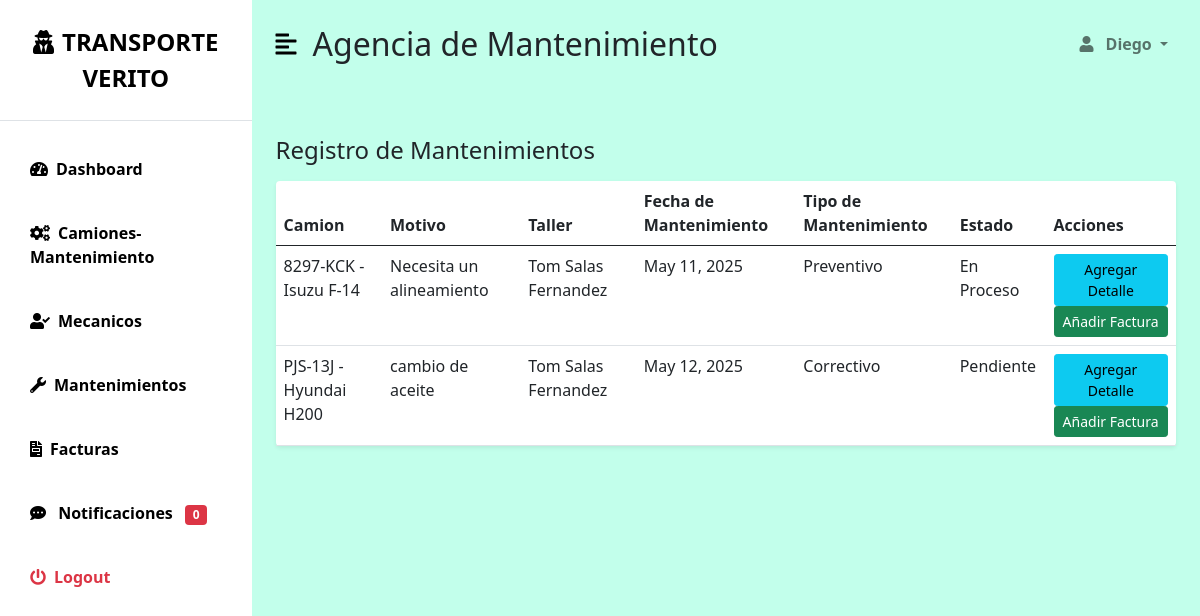
/Mantenimientos/ (signed in), run on the app's committed database.
### myapp/models.py (models this page shows, shortened)
class User(AbstractUser):
    dni = models.CharField(max_length=8, unique=True, verbose_name="DNI")
    phone = models.CharField(max_length=15, blank=True, null=True, verbose_name="Teléfono")
    empresa = models.ForeignKey(Empresa, on_delete=models.CASCADE, verbose_name="Empresa", null=True, blank=True)
    class Meta:
        verbose_name = "Usuario"
        verbose_name_plural = "Usuarios"
    def has_role(self, role_name):
        return self.groups.filter(name=role_name).exists()

class Mantenimiento(models.Model):
    motivo = models.OneToOneField(MotivoMantenimiento, on_delete=models.CASCADE)
    camion = models.ForeignKey(Camion,on_delete=models.CASCADE)
    taller = models.ForeignKey(Mecanico,on_delete=models.CASCADE)
    fecha_mantenimiento = models.DateField()
    tipo_mantenimiento = models.CharField(max_length=50,choices=TIPOS_MANTENIMIENTO)  # Preventivo, Correctivo, etc.
    estado_mantenimiento = models.CharField(max_length=20, choices=ESTADOS_MANTENIMIENTO, default='Pendiente')

class Camion(models.Model):
    foto_camion = models.ImageField(upload_to = 'camiones/')
    placa = models.CharField(max_length=10, unique=True, validators=[RegexValidator(regex=r'^[A-Z0-9-]+$', message="Formato inválido de placa.")])
    marca = models.CharField(max_length=50, choices=MARCAS_CAMIONES)
    modelo = models.CharField(max_length=50)
    year_fabricacion = models.PositiveIntegerField(validators=[MinValueValidator(1900), MaxValueValidator(date.today().year)])
    capacidad_carga = models.DecimalField(max_digits=5, decimal_places=2, default=Decimal("0.00"))
    tipo_camion = models.CharField(max_length=50, choices=TIPOS_CAMION)
    estado_operativo = models.CharField(max_length=25, choices=ESTADO_OPERATIVO_CHOICES, default='Activo')
    fecha_adquisicion = models.DateField(default=date.today)  # Fecha actual por defecto
    propietario_vehiculo = models.CharField(max_length=100, default="Desconocido")
    rendimiento_combustible = models.DecimalField(max_digits=5, decimal_places=2, default=Decimal("0.00"))
    empresa_propietaria = models.ForeignKey(Empresa,on_delete=models.CASCADE,related_name="camiones_empresa")
    notas = models.TextField(null=True, blank=True)
    def __str__(self):
       return f"{self.placa} - {self.marca} {self.modelo}"

class MotivoMantenimiento(models.Model):
    camion = models.ForeignKey(Camion, on_delete=models.CASCADE, related_name="motivos_mantenimiento")
    motivo = models.TextField()
    fecha_registro = models.DateTimeField(auto_now_add=True)

class Mecanico(models.Model):
    nombres = models.CharField(max_length=100)
    apellidos = models.CharField(max_length=100)
    telefono = models.CharField(max_length=9)
    foto = models.ImageField(upload_to='mecanicos/', null=True, blank=True)
    def __str__(self):
        return f"{self.nombres} {self.apellidos}"

### myapp/views.py (the view)
        def _wrapped_view(request, *args, **kwargs):
            if not request.user.is_authenticated or not request.user.has_role(role_name):
                raise PermissionDenied
            return view_func(request, *args, **kwargs)

### myapp/context_processors.py (called while the page is built)
def notificaciones(request):
    if request.user.is_authenticated:
        notificaciones_no_leidas = Notificacion.objects.filter(usuario=request.user, leido=False).count()
    else:
        notificaciones_no_leidas = 0
    return {'notificaciones_no_leidas': notificaciones_no_leidas}

### myapp/views.py (called while the page is built)
def role_required(role_name):
    def decorator(view_func):
        def _wrapped_view(request, *args, **kwargs):
            if not request.user.is_authenticated or not request.user.has_role(role_name):
                raise PermissionDenied
            return view_func(request, *args, **kwargs)
        return _wrapped_view
    return decorator

@login_required
@role_required('mantenimiento')
def ListarMantenimientos(request):
    mantenimiento = Mantenimiento.objects.all()
    return render(request,'S_MANTENIMIENTO/Mantenimiento/lista_mantenimiento.html',
                  {
                      'mantenimiento':mantenimiento
                  })

### templates/S_MANTENIMIENTO/Mantenimiento/lista_mantenimiento.html (shortened to what this page needs)
{% extends 'bases/base_mantenimiento.html' %}  {% block page_title %} Agencia de Mantenimiento
{%endblock %} {% block content %}
<div class="row my-5">
  <h3 class="fs-4 mb-3">Registro de Mantenimientos</h3>
  <div class="col">
    <table class="table bg-white rounded shadow-sm table-hover">
      <thead>
        <tr>
          <th>Camion</th>
          <th>Motivo</th>
          <th>Taller</th>
          <th>Fecha de Mantenimiento</th>
          <th>Tipo de Mantenimiento</th>
          <th>Estado</th>
          <th>Acciones</th>
        </tr>
      </thead>
      <tbody>
        {% for mantenimiento in mantenimiento %}
        <tr>
          <td>{{ mantenimiento.camion }}</td>
          <td>{{ mantenimiento.motivo.motivo }}</td>
          <td>{{ mantenimiento.taller }}</td>
          <td>{{ mantenimiento.fecha_mantenimiento }}</td>
          <td>{{ mantenimiento.tipo_mantenimiento }}</td>
          <td>{{ mantenimiento.estado_mantenimiento }}</td>
          <td>
            <a
              href="{%url 'crear_mantenimiento_detalle' mantenimiento.id %}"
              class="btn btn-info btn-sm"
              aria-label="Mostrar detalles"
            >
              Agregar Detalle
            </a>
            <a
              href="{% url 'factura_crear' mantenimiento.id %}"
              class="btn btn-success btn-sm"
            >
              Añadir Factura
            </a>
          </td>
        </tr>
        {% empty %}
        <tr>
          <td colspan="9">No hay mantenimientos registrados.</td>
        </tr>
        {% endfor %}
      </tbody>
    </table>
  </div>
</div>
{% endblock %}

### templates/bases/base_mantenimiento.html (shortened to what this page needs)
<!DOCTYPE html>
<html lang="es">
  <head>
    <link
      href="https://cdn.jsdelivr.net/npm/bootstrap@5.0.0-beta3/dist/css/bootstrap.min.css"
      rel="stylesheet"
    />
    <link
      rel="stylesheet"
      href="https://cdnjs.cloudflare.com/ajax/libs/font-awesome/5.15.3/css/all.min.css"
    />
    {% load static %}
    <link
      rel="stylesheet"
      href="{% static 'css/dashboard.css' %}?v={{ timestamp }}"
    />
  </head>
  <body>
    <div class="d-flex" id="wrapper">
      <div class="bg-white" id="sidebar-wrapper">
        <div
          class="sidebar-heading text-center py-4 primary-text fs-4 fw-bold text-uppercase border-bottom"
        >
          <i class="fas fa-user-secret me-2"></i>TRANSPORTE VERITO
        </div>
        <div class="list-group list-group-flush my-3">
          <a
            href="{% url 'role_page' 'mantenimiento' %}"
            class="list-group-item list-group-item-action bg-transparent second-text active"
          >
            <i class="fas fa-tachometer-alt me-2"></i>Dashboard
          </a>
          <a
            href="{% url 'camiones_en_mantenimiento' %}"
            class="list-group-item list-group-item-action bg-transparent second-text fw-bold"
          >
            <i class="fas fa-cogs me-2"></i>Camiones-Mantenimiento
          </a>
          <a
            href="{%url 'addmecanico'%}"
            class="list-group-item list-group-item-action bg-transparent second-text fw-bold"
            ><i class="fas fa-user-check me-2"></i>Mecanicos</a
          >
          <a
            href="{% url 'listar_mantenimientos' %}"
            class="list-group-item list-group-item-action bg-transparent second-text fw-bold"
          >
            <i class="fas fa-wrench me-2"></i>Mantenimientos
          </a>
          <a
            href="{% url 'lista_facturas' %}"
            class="list-group-item list-group-item-action bg-transparent second-text fw-bold"
          >
            <i class="fas fa-file-invoice me-2"></i>Facturas
          </a>
          <a
            href="{% url 'lista_notificaciones' %}"
            class="list-group-item list-group-item-action bg-transparent second-text fw-bold"
          >
            <i class="fas fa-comment-dots me-2"></i> Notificaciones
            <span class="badge bg-danger ms-2"
              >{{ notificaciones_no_leidas }}</span
            >
          </a>
          <a
            href="{% url 'logout' %}"
            class="list-group-item list-group-item-action bg-transparent text-danger fw-bold"
          >
            <i class="fas fa-power-off me-2"></i>Logout
          </a>
        </div>
      </div>
      <div id="page-content-wrapper">
        <nav
          class="navbar navbar-expand-lg navbar-light bg-transparent py-4 px-4"
        >
          <div class="d-flex align-items-center">
            <i
              class="fas fa-align-left primary-text fs-4 me-3"
              id="menu-toggle"
            ></i>
            <h2 class="fs-2 m-0">
              {% block page_title %}Panel de Control{% endblock %}
            </h2>
          </div>
          <div class="collapse navbar-collapse" id="navbarSupportedContent">
            <ul class="navbar-nav ms-auto mb-2 mb-lg-0">
              <li class="nav-item dropdown">
                <a
                  class="nav-link dropdown-toggle second-text fw-bold"
                  href="#"
                  id="navbarDropdown"
                  role="button"
                  data-bs-toggle="dropdown"
                  aria-expanded="false"
                >
                  <i class="fas fa-user me-2"></i> {{ user.username }}
                </a>
              </li>
            </ul>
          </div>
        </nav>
        <div class="container-fluid px-4">
          {% block content %} {% endblock %}
        </div>
      </div>
    </div>
  </body>
</html>

### static/css/dashboard.css (style rules this page uses)
:root { --main-bg-color: #d2ffde!important; --main-text-color: #000000; --second-text-color: #000000; --second-bg-color: #030303; }
.primary-text { color: var(--main-text-color); }
.second-text { color: var(--second-text-color); }
#wrapper { overflow-x: hidden; background-color: #c2ffeb!important; }
#sidebar-wrapper { min-height: 100vh; margin-left: -15rem; -webkit-transition: margin 0.25s ease-out; -moz-transition: margin 0.25s ease-out; -o-transition: margin 0.25s ease-out; transition: margin 0.25s ease-out; }
#sidebar-wrapper .sidebar-heading { padding: 0.875rem 1.25rem; font-size: 1.2rem; }
#sidebar-wrapper .list-group { width: 15rem; }
#page-content-wrapper { min-width: 100vw; }
#menu-toggle { cursor: pointer; }
.list-group-item { border: none; padding: 20px 30px; }
.list-group-item.active { background-color: transparent; color: var(--main-text-color); font-weight: bold; border: none; }
@media (min-width: 768px) { #sidebar-wrapper { margin-left: 0; } }
@media (min-width: 768px) { #page-content-wrapper { min-width: 0; width: 100%; } }

### data on the page
User: username "Diego"
Mantenimiento: camion "8297-KCK - Isuzu F-14", motivo.motivo "Necesita un alineamiento", taller "Tom Salas Fernandez", fecha_mantenimiento "May 11, 2025", tipo_mantenimiento "Preventivo", estado_mantenimiento "En Proceso"
Mantenimiento: camion "PJS-13J - Hyundai H200", motivo.motivo "cambio de aceite", taller "Tom Salas Fernandez", fecha_mantenimiento "May 12, 2025", tipo_mantenimiento "Correctivo", estado_mantenimiento "Pendiente"

### other printed values
{{ notificaciones_no_leidas }} "0"
